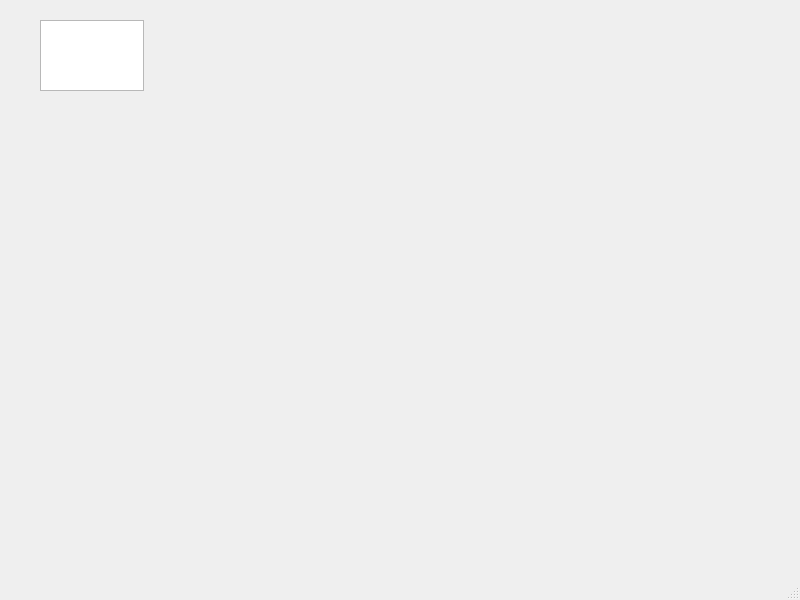
<?xml version="1.0" encoding="UTF-8"?>
<ui version="4.0">
 <class>Class2</class>
 <widget class="QMainWindow" name="Class2">
  <property name="geometry">
   <rect>
    <x>0</x>
    <y>0</y>
    <width>800</width>
    <height>600</height>
   </rect>
  </property>
  <property name="windowTitle">
   <string>Class2</string>
  </property>
  <widget class="QWidget" name="centralwidget">
   <widget class="QPlainTextEdit" name="plainTextBox1">
    <property name="geometry">
     <rect>
      <x>40</x>
      <y>20</y>
      <width>104</width>
      <height>71</height>
     </rect>
    </property>
   </widget>
  </widget>
  <widget class="QMenuBar" name="menubar">
   <property name="geometry">
    <rect>
     <x>0</x>
     <y>0</y>
     <width>800</width>
     <height>21</height>
    </rect>
   </property>
  </widget>
  <widget class="QStatusBar" name="statusbar"/>
 </widget>
 <resources/>
 <connections/>
</ui>
